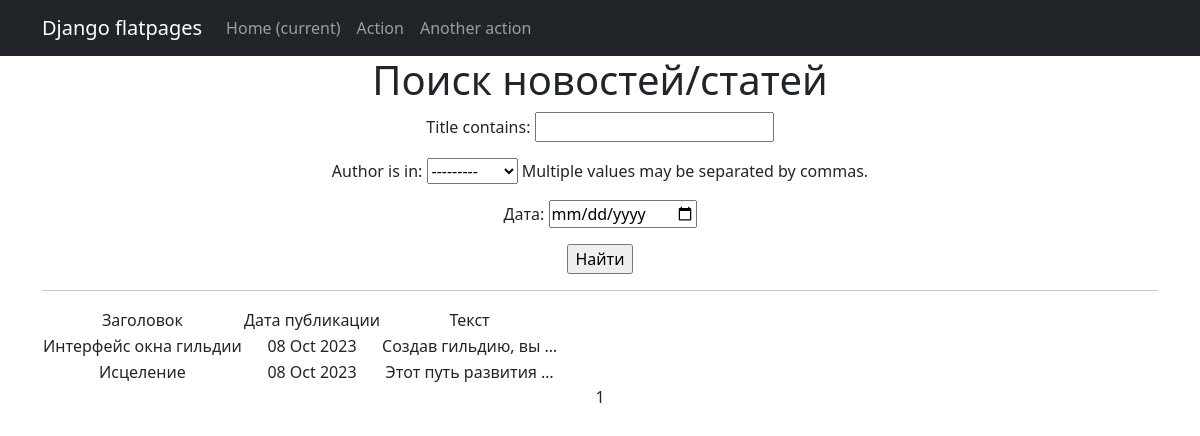
The app's page /news/search/ with its own data.
### board/models.py (models this page shows, shortened)
class Post(models.Model):
    author = models.ForeignKey(Author, on_delete=models.CASCADE)
    time_of_creation = models.DateTimeField(auto_now_add=True)
    categories = models.ManyToManyField(Category, through='PostCategory')
    title = models.CharField(max_length=255)
    text = models.TextField(default='none')

### board/views.py (the view)
# urls.py: path('search/', PostSearch.as_view(), name='post_search'),
class PostSearch(ListView):
    model = Post
    ordering = '-time_of_creation'
    template_name = 'post_search.html'
    context_object_name = 'post_search'
    paginate_by = 10
    def get_queryset(self):
        queryset = super().get_queryset()
        self.filterset = PostFilter(self.request.GET, queryset)
        return self.filterset.qs
    def get_context_data(self, **kwargs):
        context = super().get_context_data(**kwargs)
        context['filterset'] = self.filterset
        return context

### board/models.py (called while the page is built)
    def __str__(self):
        return f"{self.user}"

### board/templatetags/custom_filters.py (called while the page is built)
@register.filter()
def censor(value):
    bad_words = ['fuck', 'бля', 'sex', 'блин']
    try:
        if not isinstance(value, str):
            raise CensorException('Цензурироваться может только строковой тип данных (str).')
        for word in bad_words:
            if word.lower() in bad_words:
                value = value.replace(word, f"{word[0]}{'*' * (len(word) - 1)}")
        return value
    except CensorException as e:
        print(e)

### templates/post_search.html (shortened to what this page needs)
{% extends 'flatpages/default.html' %}
{% load custom_filters %}
{% block content %}
    <h1>Поиск новостей/статей</h1>
    <form action="" method="get">
        {{ filterset.form.as_p }}
        <input type="submit" value="Найти" />
    </form>
    <hr>
    {% if post_search %}
        <table>
            <tr>
                <td>Заголовок</td>
                <td>Дата публикации</td>
                <td>Текст</td>
            </tr>
            {% for post_detail in post_search %}
            <tr>
                <td>{{ post_detail.title|censor }}</td>
                <td>{{ post_detail.time_of_creation|date:'d M Y' }}</td>
                <td>{{ post_detail.text|truncatechars:20|censor }}</td>
            </tr>
            {% endfor %}
        </table>
    {% else %}
        <h2>Новостей нет!</h2>
    {% endif %}
   {{ page_obj.number }}
{% endblock content %}

### templates/flatpages/default.html (shortened to what this page needs)
<!DOCTYPE html>
<html lang="en">
    <head>
        {% load static %}
        <link href="{% static 'css/styles.css'%}" rel="stylesheet" />
    </head>
    <body>
<nav class="navbar navbar-expand-lg navbar-dark bg-dark static-top">
   <div class="container">
       <a class="navbar-brand" href="#">Django flatpages</a>
       <div class="collapse navbar-collapse" id="navbarResponsive">
           <ul class="navbar-nav ml-auto">
               <li class="nav-item active">
                   <a class="nav-link" href="#">Home
                       <span class="sr-only">(current)</span>
                   </a>
               </li>
               <li class="nav-item">
                   <a class="nav-link" href="/about/">Action</a>
               </li>
               <li class="nav-item">
                   <a class="nav-link" href="/contacts/">Another action</a>
               </li>
           </ul>
       </div>
   </div>
</nav>
<div class="container">
   <div class="row">
       <div class="col-lg-12 text-center">
           {% block content %}
           {% endblock content %}
       </div>
   </div>
</div>
    </body>
</html>

### records on screen
Post: title|censor "Интерфейс окна гильдии", time_of_creation "08 Oct 2023", text|censor "Создав гильдию, вы …"
Post: title|censor "Исцеление", time_of_creation "08 Oct 2023", text|censor "Этот путь развития …"

### other values on screen
{{ page_obj.number }} "1"
